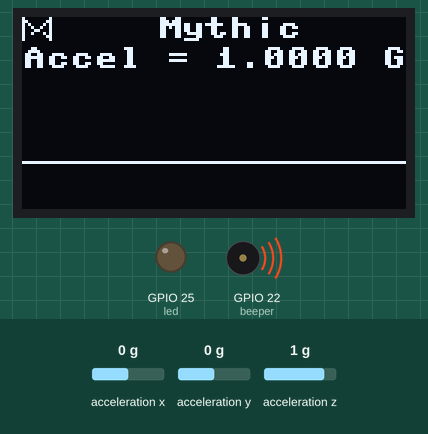
Simulated run of this program. Board: ESP32 board running MicroPython. On the bench: 128×64 one-colour display, output pins drawn as LEDs (lit = HIGH), buzzer (waves = sounding, pin HIGH). The inputs (shaded band) are chosen by the test bench; at power-on: acceleration x 0 g, acceleration y 0 g, acceleration z 1 g. Pins used as bus, display or sensor lines are not drawn.

Above: at 1.2 s.
1.3 s: acceleration x set to -1.4 g
At 1.51 s:
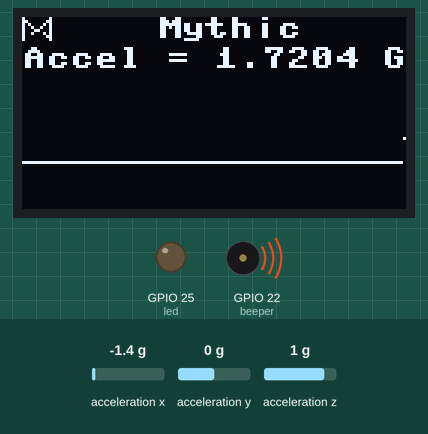
2.8 s: acceleration y set to -1.4 g
At 3.14 s:
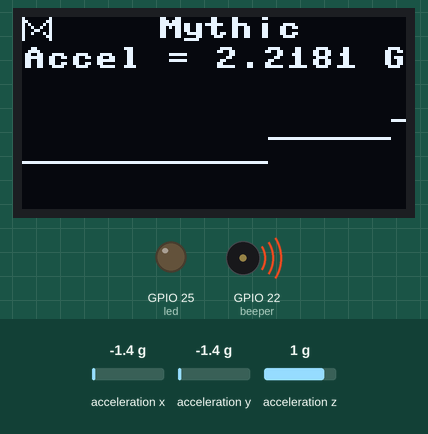
4.4 s: acceleration z set to -1 g
5.9 s: acceleration z set to -1.3 g
At 6.39 s:
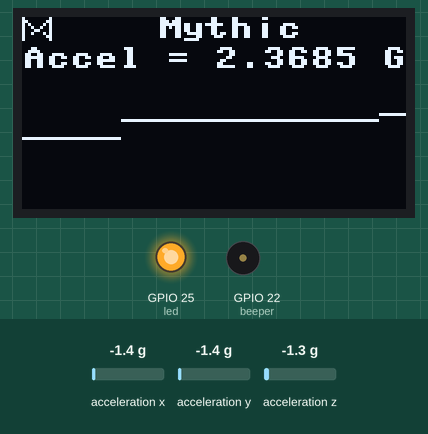
Timing chart, 0 to 8.9 s (numbered marks = the images above; inputs shaded):
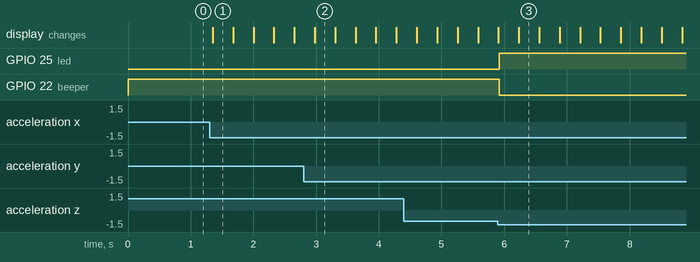

The program:

quake.py
```python
# Earthquake alert
#
# (note from author - this is an example to learn about embedded systems. You shouldn't rely on it
#  to detect an actual earthquake.)
# - Mythic Summer Camp 2021
#
# Connections:
# - Pin 4  - I2C SDA  -> OLED (onboard module), laser distance sensor, and IMU
# - Pin 15 - I2C SCL  -> OLED (onboard module), laser distance sensor, and IMU
# - Pin 22 - GPIO out -> Beeper, inverted
# - Pin 25 - GPIO out -> White LED (onboard module)

from machine import I2C, Pin, TouchPad
import ssd1306
import imu
import time

rst = Pin(16, Pin.OUT)
rst.value(1)
led = Pin(25, Pin.OUT)
led.value(0)
beeper = Pin(22, Pin.OUT)
beeper.value(1) # beeper makes noise if low (0) and quiet if high (1)

scl = Pin(15, Pin.OUT, Pin.PULL_UP)
sda = Pin(4, Pin.OUT, Pin.PULL_UP)
i2c = I2C(scl=scl, sda=sda, freq=450000)
oled = ssd1306.SSD1306_I2C(128, 64, i2c, addr=0x3c)
imu = imu.MPU6050(i2c)

def mythic_logo(oled):
    logo=[
        (0,0), (0,1), (0,2), (0,3), (0,4), (0,5), (0,6), (0,7),
        (1,1), (2,2), (3,3), (4,4), (3,5),
        (5,4), (6,3), (7,2), (8,1),
        (9,0), (9,1), (9,2), (9,3), (9,4), (9,5), (9,6), (9,7),
        (8,6), (7,5)
        ]
    for x,y in logo:
        oled.pixel(x, y, 1)

# *** Interesting code starts here! ***

# Set up 128 samples, one per horizontal pixel in the OLED
plot = [1.0] * 128

# Do this forever
while True:

    # Blank the screen
    oled.fill(0)

    # Write some stuff at the top
    oled.text('Mythic', 45, 0)

    # Print the sensor readings
    #oled.text('Accel = ' + str(imu.accel.magnitude) + ' G', 10, 10)
    oled.text('Accel = {:.4f} G'.format(imu.accel.magnitude) + ' G', 0, 10)
    mythic_logo(oled)

    # Remove oldest element from the plot
    plot.pop(0)

    plot.append(imu.accel.magnitude)

    found_a_quake = False
    # Plot the line
    for x in range(0, 128):
        y = 48 - int((plot[x] - 1.0) * 12.0)
        oled.pixel(x, y, 1)
        # Look at each point, and check if we have a high enough peak to be a quake
        if plot[x] > 2.3:
            found_a_quake = True

    if found_a_quake:
        # If we found a quake in the sample set, beep and light up LED
        led.value(1)
        beeper.value(0)
    else:
        # And if not, turn them both off
        led.value(0)
        beeper.value(1)

    # Commit the screen changes
    oled.show()

    time.sleep(0.01)
```

Measured:
- the behaviour switches between -1.1 and -1.2 g on acceleration z (found by bisection; images 2 and 3)
- after the input at 1.3 s, the display: changes after 0.05 s (image 1)
- after the input at 5.9 s, GPIO 25 (led): LOW → HIGH at once; GPIO 22 (beeper): HIGH → LOW at once
